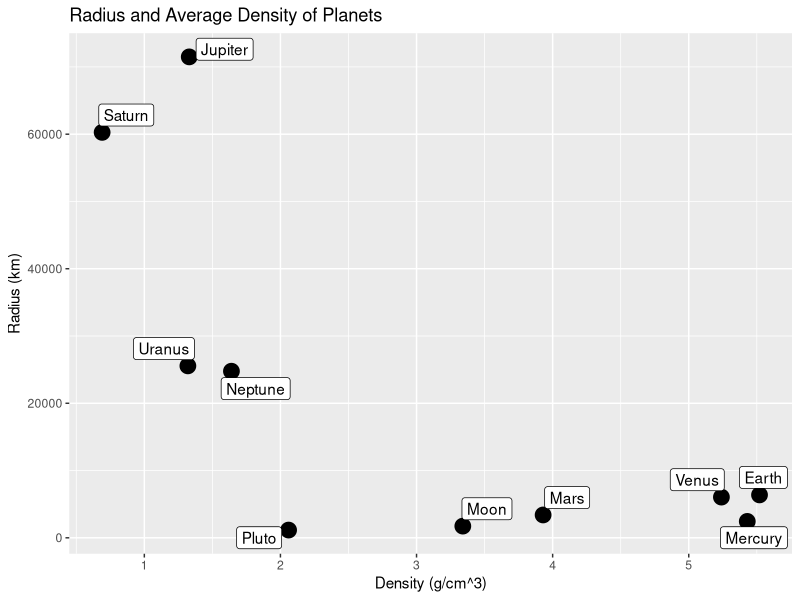
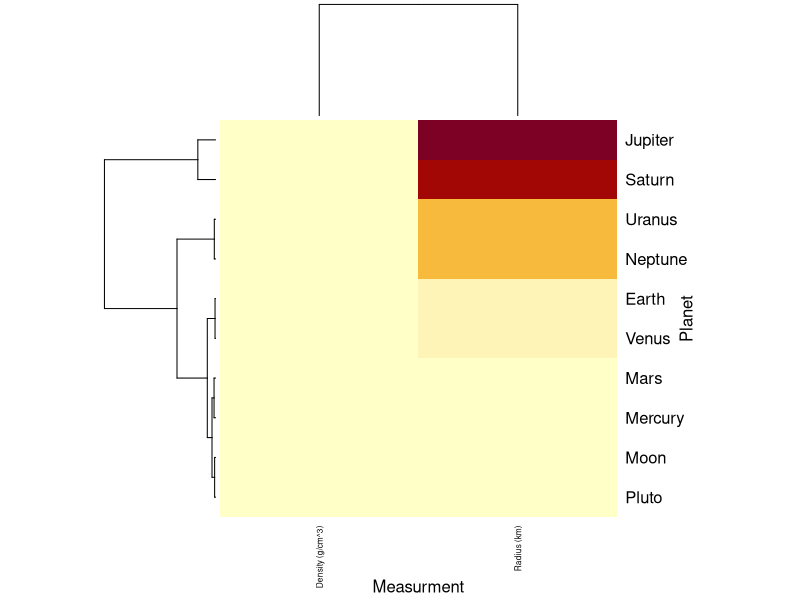
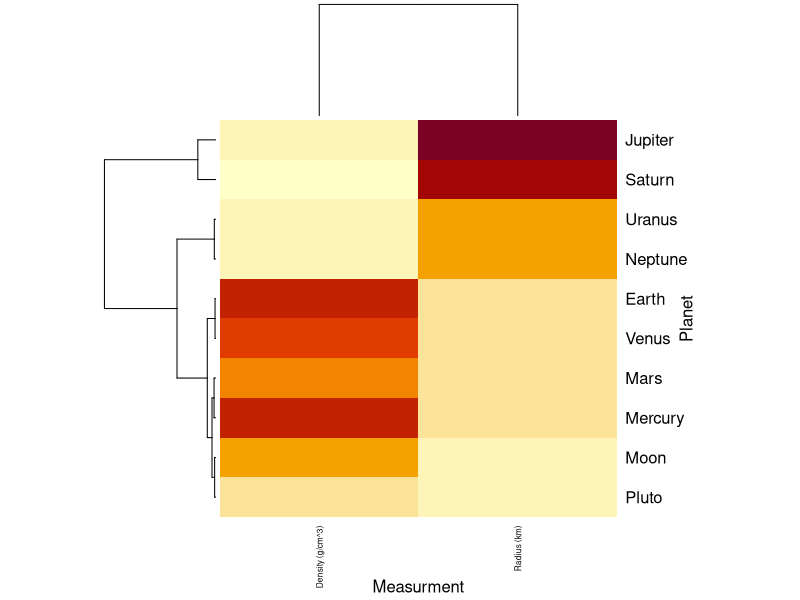
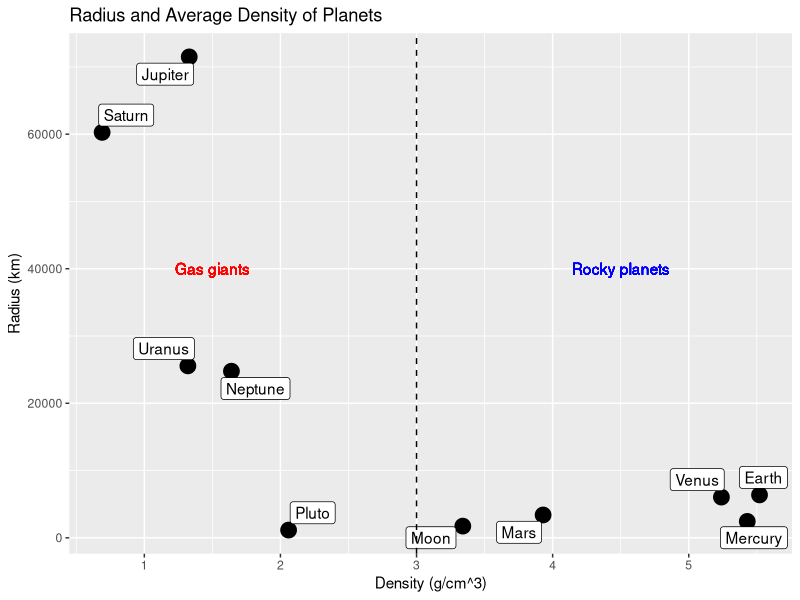
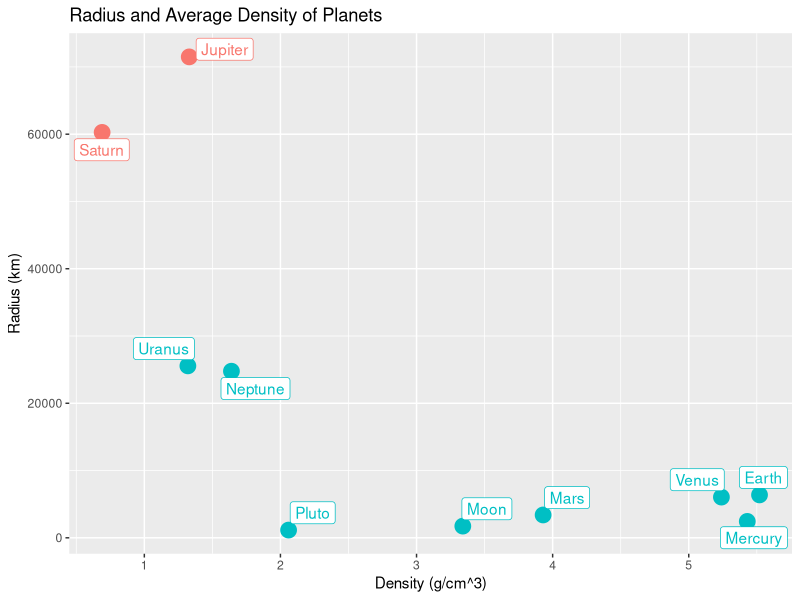
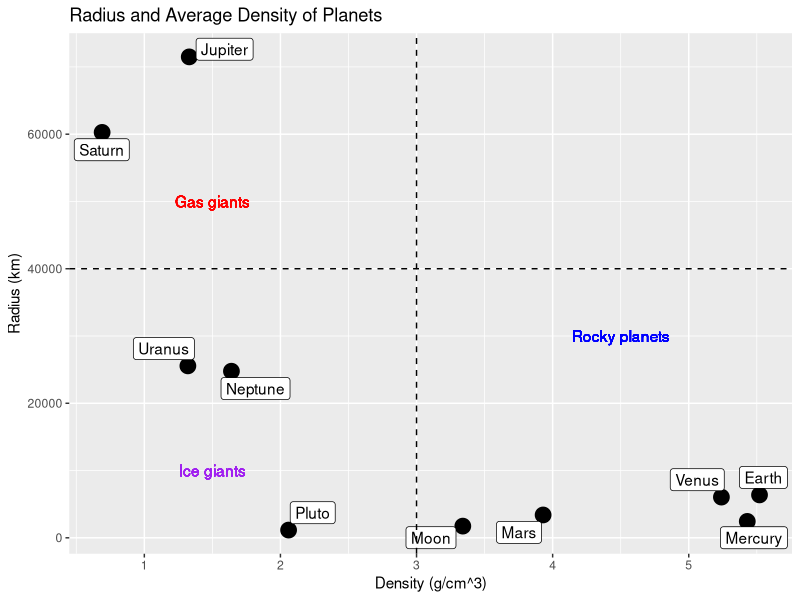
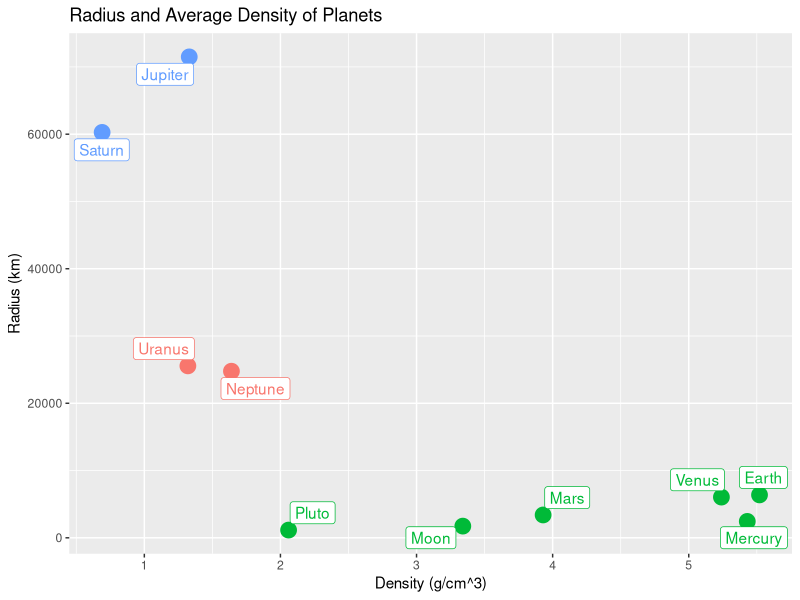
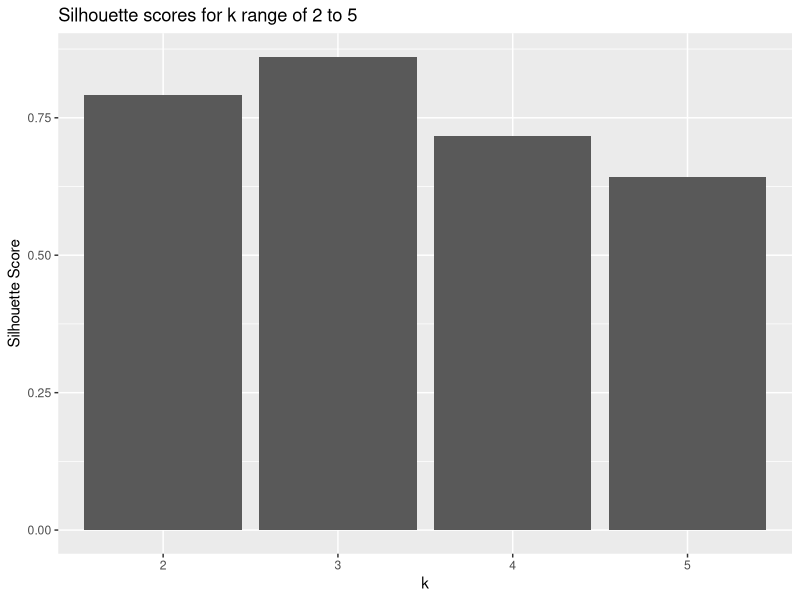

Reproduce these figures in R, in order.
## ---- chunk 1
knitr::opts_chunk$set(echo = TRUE)
## ---- chunk 2
# pkg_list = c('ggplot2', 'ggrepel', 'cluster', 'readxl') # define packages to install
# install.packages(pkg_list) # install packages
## ---- chunk 3
library(ggplot2) # a popular plotting library
library(ggrepel) # an extension on ggplot2 for 
library(cluster) # a utility for clustering techniques (e.g. silhouette function)
library(readxl) # a utility for reading excel files
## ---- chunk 4
planet_data = read.csv("planets.csv") # reading in the planet data
planet_data
colnames(planet_data) = c("name", "density","rad") # setting new, simpler column names
planet_plot = ggplot(planet_data, aes(x = density, y = rad, label = name)) +
  geom_point(size = 5) + geom_label_repel(aes(label = name)) + 
  ggtitle("Radius and Average Density of Planets") +
  xlab("Density (g/cm^3)") + ylab("Radius (km)")
planet_plot # visualizing data
## ---- chunk 5
# subset the data frame to only the numeric values
numeric_planet_data = as.matrix(planet_data[,c("density","rad")]) 

# visualize data after hierarchical clustering
heatmap(numeric_planet_data, Colv=F, scale='none',
        labCol = c("Density (g/cm^3)", "Radius (km)"),
        labRow = planet_data[,1],
        xlab = "Measurment", ylab = "Planet", cexCol = .6)
## ---- chunk 6
# standardize columns
heatmap(numeric_planet_data, Colv=F, scale = "col",
        labCol = c("Density (g/cm^3)", "Radius (km)"),
        labRow = planet_data[,1],
        xlab = "Measurment", ylab = "Planet",cexCol = .6)
## ---- chunk 7
a = c(2,8,1,6)
b = c(5,8,4,8)
## ---- chunk 8
vector_diff = a - b
square_diff = vector_diff^2
sum_square_diff = sum(square_diff)
euclid = sqrt(sum_square_diff)
euclid
## ---- chunk 9
euclid = norm(vector_diff, type = "2")
euclid
## ---- chunk 10
correlation_distance = 1 - cor(a,b)
correlation_distance
## ---- chunk 11
planet_plot + 
  geom_vline(xintercept=3, linetype="dashed", color = "black") +
  geom_text(label = "Gas giants", x = 1.5, y = 40000, color = "red") +
  geom_text(label = "Rocky planets", x = 4.5, y = 40000, color = "blue")
## ---- chunk 12
k_2_idents = kmeans(numeric_planet_data, centers = 2) # run k-means with k = 2
idents_2 = as.factor(k_2_idents[["cluster"]]) # convert output to categorical variable
planet_data$idents_2 = idents_2 # add clustering info to planet_data
ggplot(planet_data, aes(x = density, y = rad, label = name, color = idents_2)) +
  geom_point(size = 5) + geom_label_repel(aes(label = name)) + 
  ggtitle("Radius and Average Density of Planets") +
  xlab("Density (g/cm^3)") + ylab("Radius (km)") +
  theme(legend.position = "none")
## ---- chunk 13
planet_plot + 
  geom_vline(xintercept=3, linetype="dashed", color = "black") +
  geom_hline(yintercept = 40000, linetype="dashed", color = "black") +
  geom_text(label = "Gas giants", x = 1.5, y = 50000, color = "red") +
  geom_text(label = "Ice giants", x = 1.5, y = 10000, color = "purple") +
  geom_text(label = "Rocky planets", x = 4.5, y = 30000, color = "blue")
## ---- chunk 14
k_3_idents = kmeans(as.matrix(planet_data[,2:3]), centers = 3, nstart=25)
idents_3 = as.factor(k_3_idents[["cluster"]]) 
# add an additional column to planet_data with the clustering generated by kmeans
planet_data$idents_3 = idents_3 

ggplot(planet_data, aes(x = density, y = rad, label = name, color = idents_3)) +
  geom_point(size = 5) + geom_label_repel(aes(label = name)) + 
  ggtitle("Radius and Average Density of Planets") +
  xlab("Density (g/cm^3)")+
  ylab("Radius (km)") + 
  theme(legend.position = "none")
## ---- chunk 15
# define a function to determine the silhouette score
silhouette_score <- function(k_list, num_data, 
                             dist_method="euclidean", cor_method="pearson") {
  unlist(lapply(k_list, function(k){
  # run kmeans for a given value of k
  k_means <- kmeans(num_data, centers = k, nstart=25) 
  # generate silhouette values for each cluster
  if (dist_method=="cor") {
    dist_data <- as.dist(1 - cor(t(num_data), use = "pairwise.complete.obs",
                                 method = cor_method))
    silhouette_out <- silhouette(k_means$cluster, dist_data) 
  }
  else {
    silhouette_out <- silhouette(k_means$cluster, 
                                 dist(num_data, method=dist_method)) 
  }
  
  # convert the output of the silhouette function into a matrix
  sil_mat = matrix(silhouette_out,ncol = 3) 
  # subset the matrix to the silhouette scores
  sil_mat = sil_mat[,3] 
  # return the mean of slihouette values (silhouette score)
  return(mean(sil_mat)) 
  }))
}
## ---- chunk 16
k1 = 2; k2 = 5 # define k range of interst as [k1, k2]

# create a data frame with values of k and their associated silhouette scores
silhouette_df = data.frame(clusts = as.factor(k1:k2), 
                           score = silhouette_score(k1:k2, numeric_planet_data))

# visualize how the silhouette score changes with k
ggplot(silhouette_df, aes(x = clusts, y = score)) +
  geom_bar(stat = "identity") +
  ggtitle(sprintf("Silhouette scores for k range of %d to %d", k1, k2)) +
  xlab("k") + ylab("Silhouette Score") + 
  theme(legend.position = "none")
## ---- chunk 17
fram = read_excel("frmgham.xls") # reads data from an excel file
# create a list of columns to subset 
subset_vars = c('HOSPMI','TOTCHOL','SYSBP','DIABP','BMI','HEARTRTE','GLUCOSE','HDLC','LDLC') 
fram_health = fram[,subset_vars] # subset the object to the defined columns
head(fram_health) # display the first several rows of the subset data
## ---- chunk 18
rm_fram = apply(fram_health, MARGIN = 1, function(x){
  na_fram = is.na(x) # find a vector of all NA values in the row
  rm_row = any(na_fram) # find indices of rows containig NA values
  return(!rm_row) # indices of rows without NA values
})
fram_health = fram_health[rm_fram,] # subset to rows without NA values
fram_health = fram_health[1:50,] # subset to the first 50 rows
hospmi_vec = as.vector(fram_health$HOSPMI) # converts the HOSPMI column to a vector
heart_attack = factor(hospmi_vec); # converts HOSPMI into a categorical variable
levels(heart_attack) = c("No","Yes") # labels the categories
fram_health_data = fram_health[,2:ncol(fram_health)] # removes HOSPMI from the data frame
fram_health_data = as.matrix(fram_health_data) # converts the data frame to a matrix
head(fram_health_data) # display the first several rows of the matrix
## ---- chunk 19
heatmap(fram_health_data, Colv=F, scale = "col", labRow = heart_attack, 
        xlab = "Variable", ylab = "Patient", cexCol = .6)
## ---- chunk 20
cols.cor <- cor(fram_health_data, use = "pairwise.complete.obs",
                method = "pearson") # finds the pearson correlation between columns
rows.cor <- cor(t(fram_health_data), use = "pairwise.complete.obs",
                method = "pearson") # finds the pearson correlation between rows
hclust.col <- hclust(as.dist(1-cols.cor)) # hierarchical clustering on columns
hclust.row <- hclust(as.dist(1-rows.cor)) # hierarchical clustering on columns
heatmap(fram_health_data, scale = "col", labRow = heart_attack, 
        xlab = "Variable", ylab = "Patient",
        Colv = as.dendrogram(hclust.col), Rowv = as.dendrogram(hclust.row))
## ---- chunk 21
fram_chol = fram_health[,c('HOSPMI','TOTCHOL','LDLC')]
## ---- chunk 22
k1 = 2; k2 = 10 # define k range as [2, 10]

# calculate silhouette scores for k range of interest
silhouette_df = data.frame(clusts = as.factor(k1:k2), 
                           score = silhouette_score(k1:k2, fram_chol))

ggplot(silhouette_df, aes(x = clusts, y = score)) +
  geom_bar(stat = "identity") +
  ggtitle(sprintf("Silhouette scores for k = %d to %d", k1, k2)) +
  xlab("Cluster") + ylab("Score") + 
  theme(legend.position = "none")
## ---- chunk 23
fram_chol_sub = fram_chol[,c("TOTCHOL","LDLC")] # subset to cholesterol and LDLC
fram_chol_sub = as.matrix(fram_chol_sub) # convert to a numeric matrix
k_2_idents = kmeans(fram_chol_sub, centers = 2) # apply k-means with k = 2
df = data.frame(fram_chol, Clusters = as.factor(k_2_idents$cluster)) # data frame to plot

ggplot(df, aes(x = TOTCHOL, y = LDLC, color = Clusters)) +
  geom_point(size = 2) +
  ggtitle("K-means Clustering of Framingham data (k = 2)") +
  xlab("Total Cholesterol") + ylab("LDLC") +
  theme(legend.position = "none")
## ---- chunk 24
pca_out = prcomp(fram_health_data, scale = TRUE) # run PCA
coeff = pca_out$rotation
head(coeff)
## ---- chunk 25
score =  pca_out$x
head(score)
## ---- chunk 26
variance = pca_out$sdev^2 # calculate variance
prop_variance = 100 * variance/sum(variance) # calculate % variance explained by each PC
pcs = paste0("PC_", 1:length(prop_variance)) # generate a vector of PC names (PC_1, PC_2, ... )

# create a data frame with the principal component names and variance data
pca_var_df = data.frame(PC = pcs, Variance = prop_variance) 
ggplot(pca_var_df, aes(x = PC, y = Variance)) +
  geom_bar(stat = "identity") +
  ggtitle("Variance explained by Principal Component") +
  xlab("PC") + ylab("Variance Explained (%)") + 
  theme(legend.position = "none")
## ---- chunk 27
# create a data frame with the first two PCs and heart attack information
pca_df = data.frame(PC1 = score[,1], PC2 = score[,2], heart_attack = heart_attack) 

# visualize PC1 vs. PC2
ggplot(pca_df, aes(x = PC1, y = PC2, color = heart_attack)) +
  geom_point(size = 3) + labs(color = "Heart attack") +
  ggtitle("PCA of Framingham data")
## ---- chunk 28
sort(abs(coeff[,"PC1"]), decreasing = TRUE)
